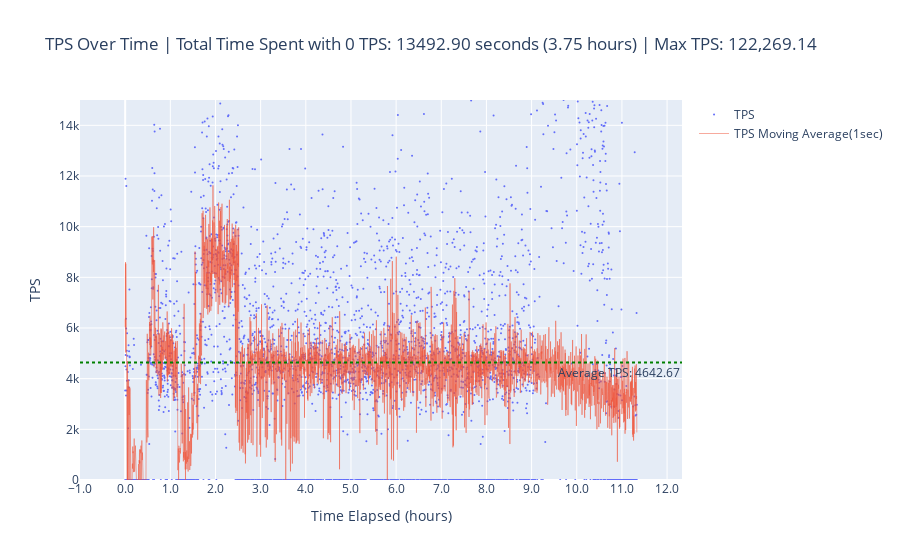

The notebook cell saved with this chart:
### Code cell
# Determine the range for the x-axis
x_min = filtered_time_series['elapsed_time_hours'].min() - 1  # One hour before the first data point
x_max = filtered_time_series['elapsed_time_hours'].max() + 1  # One hour after the last data point

fig = go.Figure()

fig.add_trace(go.Scatter(x=filtered_time_series['elapsed_time_hours'], y=filtered_time_series['sum_tps'], mode='markers', name='TPS', marker=dict(size=2)))
fig.add_trace(go.Scatter(x=filtered_time_series['elapsed_time_hours'], y=filtered_time_series['moving_average'], mode='lines', name='TPS Moving Average(1sec)', line=dict(width=0.5)))

# Add horizontal lines for max and average TPS
fig.add_hline(y=average_tps, line_dash="dot", line_color="green", annotation_text=f"Average TPS: {average_tps:.2f}", annotation_position="bottom right")
fig.add_hline(y=max_tps, line_dash="dash", line_color="red", annotation_text=f"Max TPS: {max_tps:.2f}", annotation_position="top right")

fig.update_layout(
    title=f"TPS Over Time | Total Time Spent with 0 TPS: {total_time_zero_tps:.2f} seconds ({total_time_zero_tps_hours:.2f} hours) | Max TPS: {max_tps:,.2f}",
    xaxis_title="Time Elapsed (hours)",
    yaxis_title="TPS",
    xaxis=dict(
        tickmode='linear',
        dtick=1,
        tickformat=".1f",
        range=[x_min, x_max]
    ),
    yaxis=dict(range=[0, 15000])
)


fig.show()

### Figure 1 — Plotly figure (JSON) as saved in the notebook; plotly's stock layout.template omitted (floating-point values rounded to 4 significant figures; data arrays with more than 128 entries replaced by an {"elided": "..."} marker saying what was removed)
{"data": [{"marker": {"size": 2}, "mode": "markers", "name": "TPS", "type": "scatter", "x": {"elided": "4080 float values"}, "y": {"elided": "4080 float values"}}, {"line": {"width": 0.5}, "mode": "lines", "name": "TPS Moving Average(1sec)", "type": "scatter", "x": {"elided": "4080 float values"}, "y": {"elided": "4080 float values"}}], "layout": {"annotations": [{"showarrow": false, "text": "Average TPS: 4642.67", "x": 1, "xanchor": "right", "xref": "x domain", "y": 4643.0, "yanchor": "top", "yref": "y"}, {"showarrow": false, "text": "Max TPS: 122269.14", "x": 1, "xanchor": "right", "xref": "x domain", "y": 122300.0, "yanchor": "bottom", "yref": "y"}], "shapes": [{"line": {"color": "green", "dash": "dot"}, "type": "line", "x0": 0, "x1": 1, "xref": "x domain", "y0": 4643.0, "y1": 4643.0, "yref": "y"}, {"line": {"color": "red", "dash": "dash"}, "type": "line", "x0": 0, "x1": 1, "xref": "x domain", "y0": 122300.0, "y1": 122300.0, "yref": "y"}], "title": {"text": "TPS Over Time | Total Time Spent with 0 TPS: 13492.90 seconds (3.75 hours) | Max TPS: 122,269.14"}, "xaxis": {"dtick": 1, "range": [-1, 12.33], "tickformat": ".1f", "tickmode": "linear", "title": {"text": "Time Elapsed (hours)"}}, "yaxis": {"range": [0, 15000], "title": {"text": "TPS"}}}}
